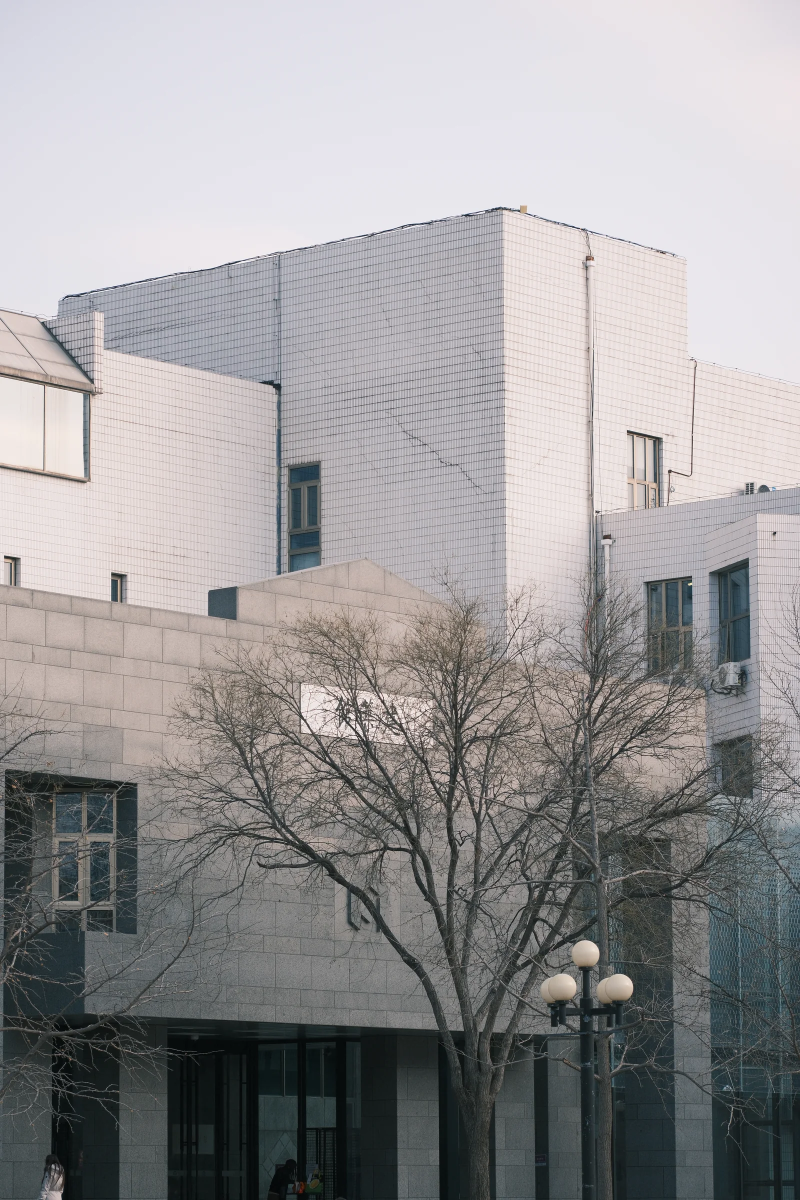
#> input picture assets/photos/life/best/432a3dd78e579b0b85a9beee110f29bd-display.webp, 1600 x 2400 px (shown at 1/2 size); its folder holds 4 pictures in this run
$ python build-photo-gallery.py
#> lines starting #> are read from the running program, lines starting #| are printed output that depends on the picture
#!/usr/bin/env python3
"""Build web-ready gallery assets and EXIF data from camera originals.

The originals are read-only inputs. Generated WebP files intentionally omit GPS
and other source metadata; only selected display fields are written to the JS
manifest consumed by the static personal page.
"""

from __future__ import annotations

import argparse
import json
import math
import re
from datetime import datetime
from pathlib import Path
from typing import Any

from PIL import ExifTags, Image, ImageOps


PROJECT_ROOT = Path(__file__).resolve().parents[1]
DEFAULT_SOURCE = PROJECT_ROOT.parent / "web photo" / "life" / "Best"
DEFAULT_OUTPUT = PROJECT_ROOT / "assets" / "photos" / "life" / "best"
DEFAULT_MANIFEST = PROJECT_ROOT / "assets" / "photos" / "gallery-data.js"
SUPPORTED = {".jpg", ".jpeg", ".png", ".tif", ".tiff", ".webp"}
DEFAULT_CAMERA = "FUJIFILM X-H2"

# The order is editorial rather than alphabetical: light to dark, with related
# seascape and wind-power images kept near one another.
CURATED_ORDER = [
    "DSCF7154.JPG",
    "DSCF7540.JPG",
    "DSCF0723.JPG",
    "DSCF9157.JPG",
    "DSCF7950.JPG",
    "9dbb6ecef329c627fd57142b9d9ed010.jpg",
    "432a3dd78e579b0b85a9beee110f29bd.jpg",
]


def clean_text(value: Any) -> str | None:
    if value is None:
        return None
    text = str(value).replace("\x00", "").strip()
    return text or None


def number(value: Any) -> float | None:
    try:
        result = float(value)
        return result if math.isfinite(result) else None
    except (TypeError, ValueError, ZeroDivisionError):
        return None


def format_number(value: float | None, digits: int = 1) -> str | None:
    if value is None:
        return None
    rounded = round(value, digits)
    return str(int(rounded)) if rounded.is_integer() else f"{rounded:g}"


def format_shutter(value: Any) -> str | None:
    seconds = number(value)
    if not seconds or seconds <= 0:
        return None
    if seconds >= 1:
        return f"{format_number(seconds, 1)}s"
    denominator = round(1 / seconds)
    return f"1/{denominator}s"


def normalize_date(value: Any) -> tuple[str | None, str | None]:
    raw = clean_text(value)
    if not raw:
        return None, None
    for pattern in ("%Y:%m:%d %H:%M:%S", "%Y-%m-%d %H:%M:%S"):
        try:
            parsed = datetime.strptime(raw, pattern)
            return parsed.isoformat(), parsed.strftime("%Y.%m.%d")
        except ValueError:
            pass
    return None, None


def extract_exif(image: Image.Image) -> dict[str, Any]:
    exif = image.getexif()
    base = {ExifTags.TAGS.get(key, str(key)): value for key, value in exif.items()}
    detail: dict[str, Any] = {}
    try:
        exif_ifd = exif.get_ifd(ExifTags.IFD.Exif)
        detail = {ExifTags.TAGS.get(key, str(key)): value for key, value in exif_ifd.items()}
    except (KeyError, TypeError, ValueError):
        pass
    merged = {**base, **detail}

    captured_at, date_label = normalize_date(merged.get("DateTimeOriginal"))
    make = clean_text(merged.get("Make"))
    model = clean_text(merged.get("Model"))
    camera = " ".join(part for part in (make, model) if part) or None
    focal = number(merged.get("FocalLength"))
    focal_35 = number(merged.get("FocalLengthIn35mmFilm"))
    aperture = number(merged.get("FNumber"))
    iso = number(merged.get("PhotographicSensitivity") or merged.get("ISOSpeedRatings"))

    return {
        "capturedAt": captured_at,
        "dateLabel": date_label,
        "camera": camera,
        "lens": clean_text(merged.get("LensModel")),
        "focalLength": f"{format_number(focal)}mm" if focal else None,
        "focalLength35mm": f"{format_number(focal_35)}mm eq." if focal_35 else None,
        "aperture": f"f/{format_number(aperture)}" if aperture else None,
        "shutter": format_shutter(merged.get("ExposureTime")),
        "iso": f"ISO {int(round(iso))}" if iso else None,
    }


def slugify(stem: str) -> str:
    slug = re.sub(r"[^a-zA-Z0-9]+", "-", stem).strip("-").lower()
    return slug or "photo"


def save_webp(image: Image.Image, path: Path, max_size: tuple[int, int], quality: int) -> tuple[int, int]:
    output = image.copy()
    output.thumbnail(max_size, Image.Resampling.LANCZOS)
    icc_profile = image.info.get("icc_profile")
    save_args = {"format": "WEBP", "quality": quality, "method": 6}
    if icc_profile:
        save_args["icc_profile"] = icc_profile
    output.save(path, **save_args)
    return output.size


def build(source: Path, output: Path, manifest: Path, camera_fallback: str | None) -> list[dict[str, Any]]:
#> called with camera_fallback = 'FUJIFILM X-H2'
    if not source.is_dir():
        raise SystemExit(f"Photo source does not exist: {source}")
    order = {name.lower(): index for index, name in enumerate(CURATED_ORDER)}
    originals = sorted(
        (path for path in source.iterdir() if path.is_file() and path.suffix.lower() in SUPPORTED),
        key=lambda path: (order.get(path.name.lower(), len(order)), path.name.lower()),
    )
    if not originals:
        raise SystemExit(f"No supported photos found in: {source}")

    output.mkdir(parents=True, exist_ok=True)
    manifest.parent.mkdir(parents=True, exist_ok=True)
    photos: list[dict[str, Any]] = []
    used_names: set[str] = set()

    for index, original in enumerate(originals, start=1):
        base = slugify(original.stem)
        slug = base
        suffix = 2
        while slug in used_names:
            slug = f"{base}-{suffix}"
            suffix += 1
        used_names.add(slug)

        with Image.open(original) as source_image:
#> source_image is the input picture: PIL image 1600x2400 RGB; mean R, G, B 152.8, 151.2, 152.3
            exif = extract_exif(source_image)
#> in extract_exif, `base = {ExifTags.TAGS.get(key, str(key)): value for key, value in exif..`: base = 0 items
#> exif = 9 items
            if not exif["camera"] and camera_fallback:
                exif["camera"] = camera_fallback
                exif["cameraSource"] = "user-confirmed"
            image = ImageOps.exif_transpose(source_image).convert("RGB")
            display_path = output / f"{slug}-display.webp"
            thumb_path = output / f"{slug}-thumb.webp"
            display_size = save_webp(image, display_path, (2400, 2400), 84)
#> display_size = (1600, 2400)
            thumb_size = save_webp(image, thumb_path, (1000, 1200), 78)
#> call 2 of save_webp, with max_size = (1000, 1200), quality = 78
#> in save_webp (call 2), `output.thumbnail(max_size, Image.Resampling.LANCZOS)`:
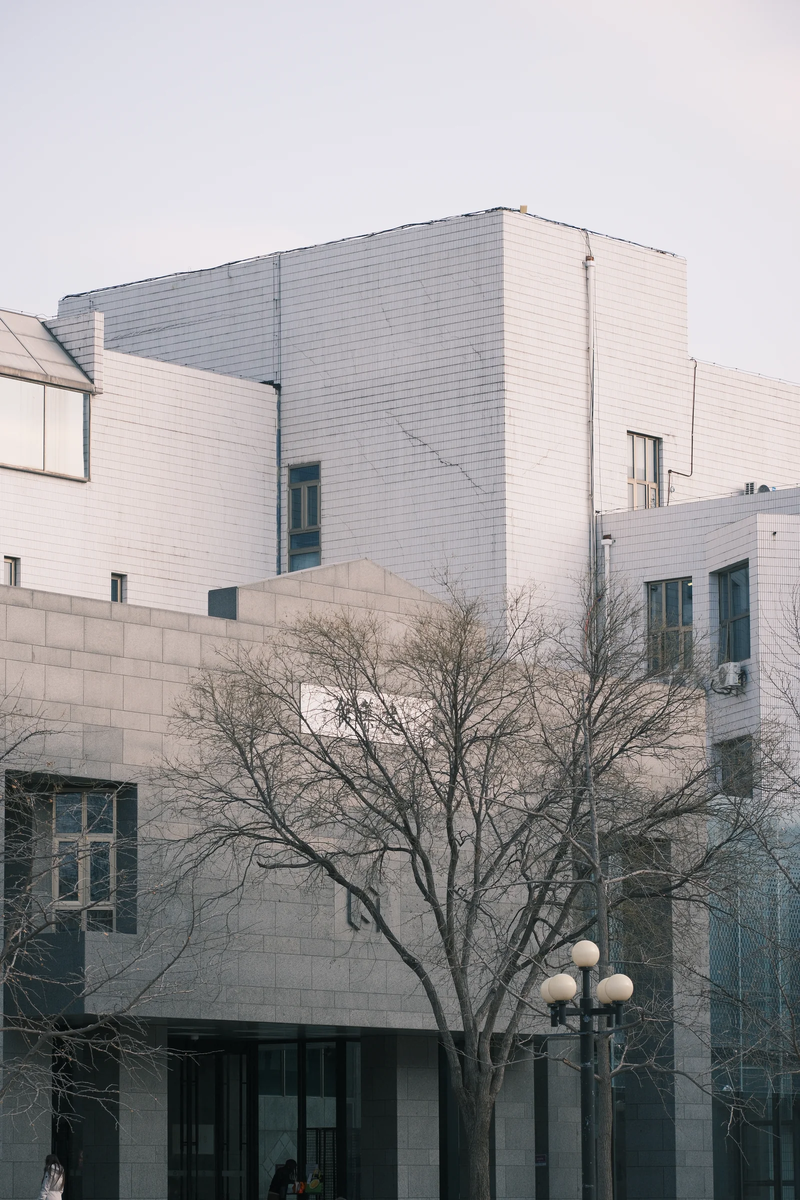
#> output: PIL image 800x1200 RGB; mean R, G, B 152.8, 151.2, 152.3
#> thumb_size = (800, 1200)
#> pass 3 of the loop in build, `for index, original in enumerate(originals, start=1):`:
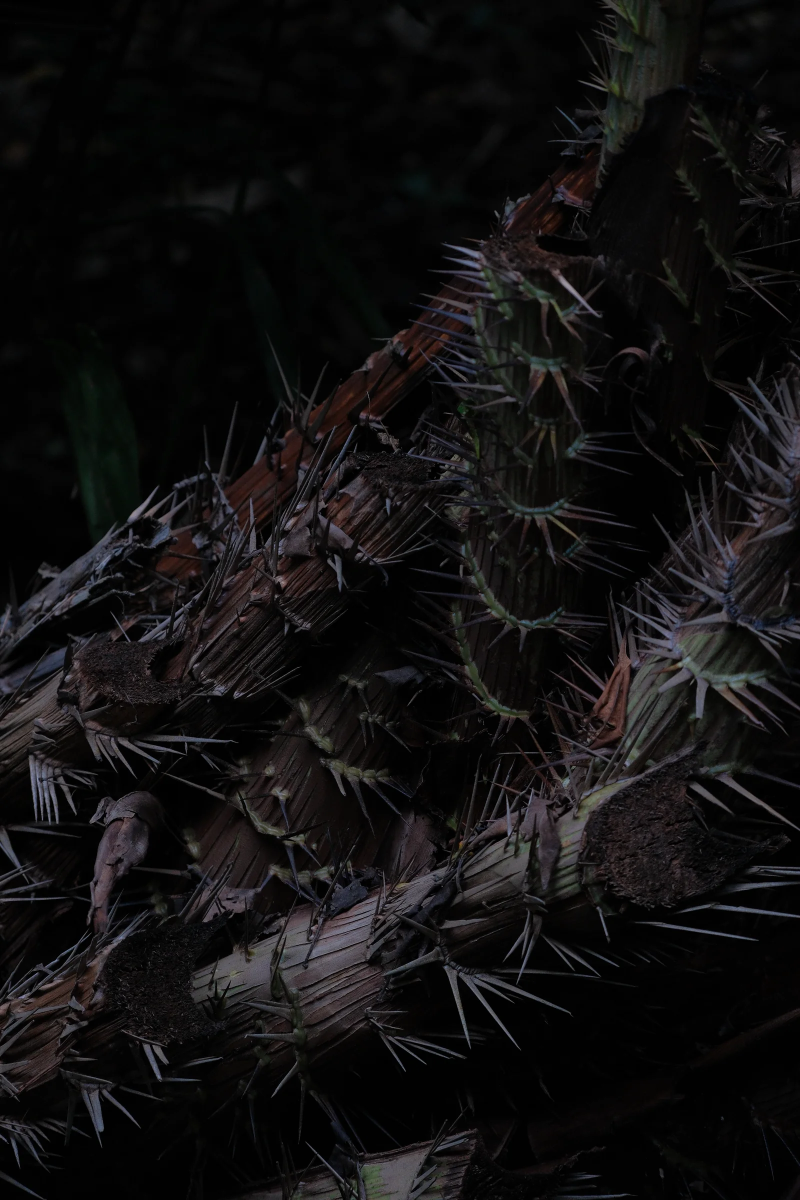
#> input picture assets/photos/life/best/9dbb6ecef329c627fd57142b9d9ed010-display.webp, 1600 x 2400 px (shown at 1/2 size)
#> in build, source_image is the input picture: PIL image 1600x2400 RGB; mean R, G, B 17.2, 16.2, 16.5
#> display_size = (1600, 2400)
#> in save_webp (call 6), `output.thumbnail(max_size, Image.Resampling.LANCZOS)`:
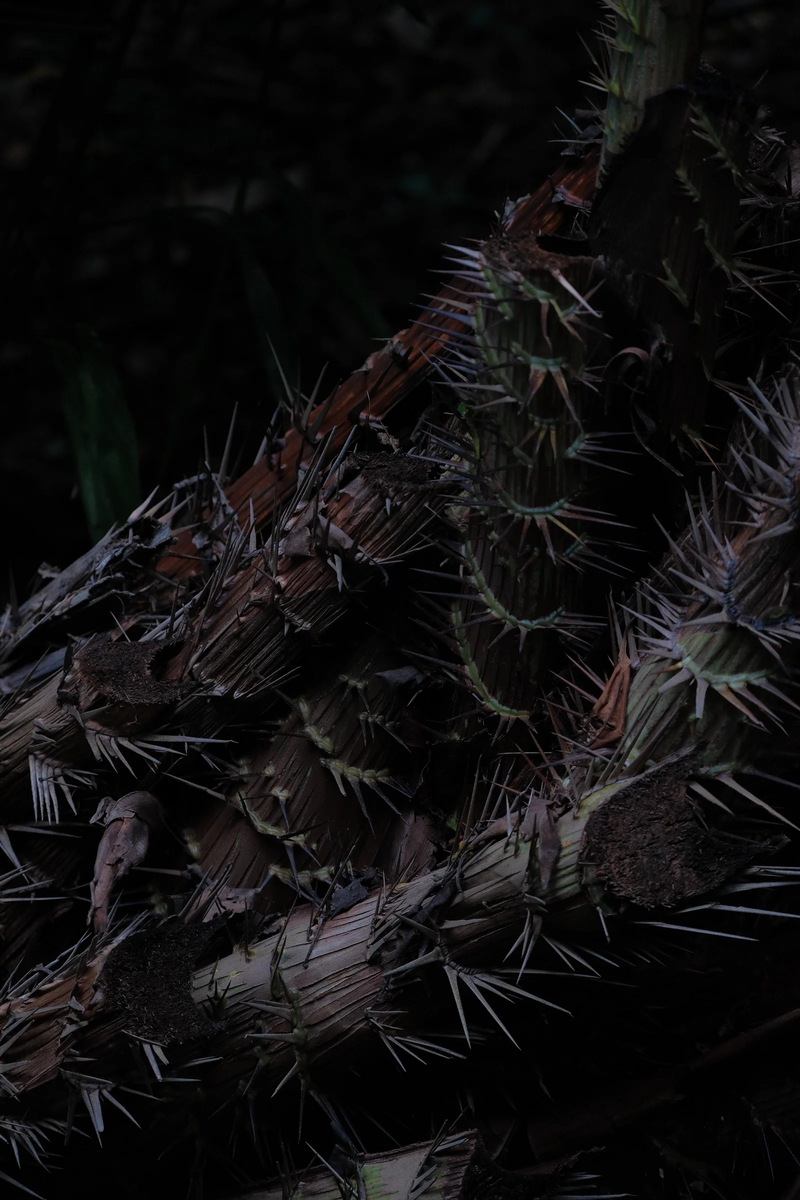
#> output: PIL image 800x1200 RGB; mean R, G, B 17.3, 16.2, 16.5
#> the loop made 4 passes; the first 3 are shown

        photo = {
            "id": f"best-{index:02d}",
            "collection": "life-best",
            "sequence": index,
            "title": f"精选 / {index:02d}",
            "alt": f"王匡义的生活摄影精选，第 {index} 张",
            "sourceName": original.name,
            "src": f"../assets/photos/life/best/{display_path.name}",
            "thumb": f"../assets/photos/life/best/{thumb_path.name}",
            "width": display_size[0],
            "height": display_size[1],
            "thumbWidth": thumb_size[0],
            "thumbHeight": thumb_size[1],
            "orientation": "portrait" if display_size[1] > display_size[0] else "landscape",
            "exif": exif,
        }
        photos.append(photo)
        print(f"[{index:02d}/{len(originals):02d}] {original.name} -> {display_path.name}")

    payload = {
        "version": 1,
        "generatedAt": datetime.now().astimezone().isoformat(timespec="seconds"),
        "source": "web photo/life/Best",
        "collection": {"id": "life-best", "title": "精选", "count": len(photos)},
        "photos": photos,
    }
    manifest.write_text(
        "window.PHOTO_GALLERY = " + json.dumps(payload, ensure_ascii=False, indent=2) + ";\n",
        encoding="utf-8",
    )
    print(f"Manifest: {manifest}")
    return photos


def parse_args() -> argparse.Namespace:
    parser = argparse.ArgumentParser(description="Build optimized personal gallery assets from camera originals.")
    parser.add_argument("--source", type=Path, default=DEFAULT_SOURCE, help="Directory containing source photos")
    parser.add_argument("--output", type=Path, default=DEFAULT_OUTPUT, help="Directory for generated WebP files")
    parser.add_argument("--manifest", type=Path, default=DEFAULT_MANIFEST, help="Generated gallery-data.js path")
    parser.add_argument(
        "--camera-fallback",
        default=DEFAULT_CAMERA,
        help="Camera shown when an edited file no longer contains camera EXIF",
    )
    return parser.parse_args()


if __name__ == "__main__":
    args = parse_args()
    build(args.source.resolve(), args.output.resolve(), args.manifest.resolve(), args.camera_fallback)
